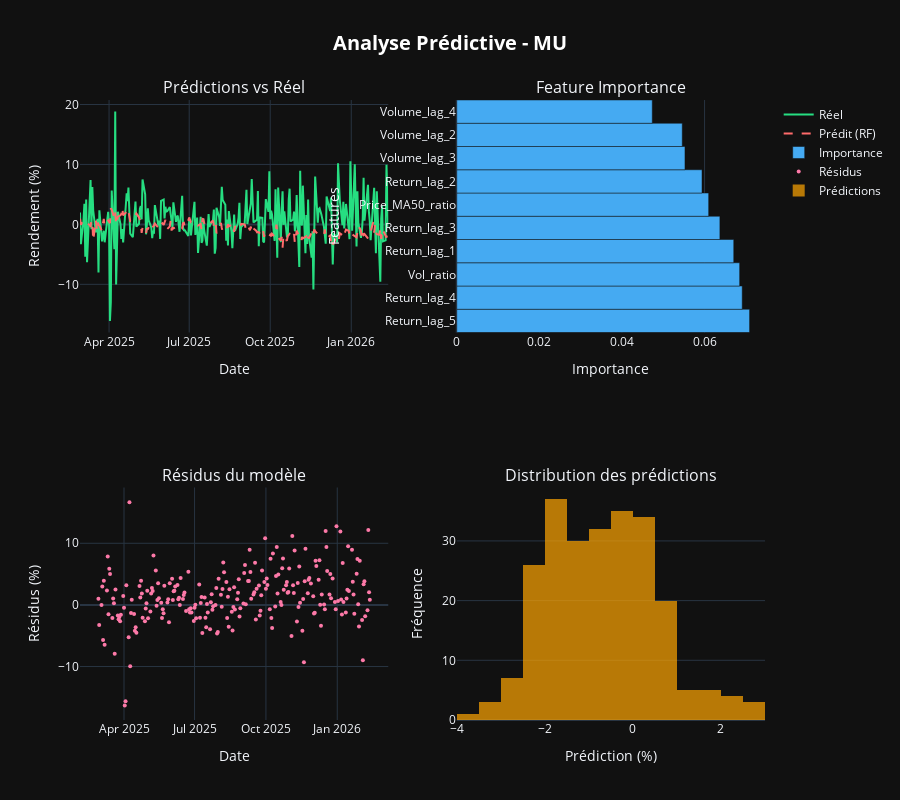

Notebook code cell kept with this figure:
### Code cell
# Visualisation des prédictions
fig_pred = make_subplots(
    rows=2, cols=2,
    subplot_titles=('Prédictions vs Réel', 'Feature Importance', 
                   'Résidus du modèle', 'Distribution des prédictions'),
    specs=[[{"rowspan": 1}, {"type": "bar"}],
           [{"type": "scatter"}, {"type": "histogram"}]]
)

# Prédictions vs réel
test_dates = test_data.index
fig_pred.add_trace(
    go.Scatter(x=test_dates, y=y_test*100, name='Réel', 
               line=dict(color='#26de81', width=2)),
    row=1, col=1
)

fig_pred.add_trace(
    go.Scatter(x=test_dates, y=rf_pred*100, name='Prédit (RF)',
               line=dict(color='#ff6b6b', width=2, dash='dash')),
    row=1, col=1
)

# Feature importance
top_features = feature_importance.head(10)
fig_pred.add_trace(
    go.Bar(x=top_features['importance'], y=top_features['feature'],
           name='Importance', marker_color='#45aaf2',
           orientation='h'),
    row=1, col=2
)

# Résidus
residuals = y_test - rf_pred
fig_pred.add_trace(
    go.Scatter(x=test_dates, y=residuals*100, mode='markers',
               name='Résidus', marker=dict(color='#fd79a8', size=4)),
    row=2, col=1
)

# Distribution des prédictions
fig_pred.add_trace(
    go.Histogram(x=rf_pred*100, nbinsx=30, name='Prédictions',
                marker_color='#ffa502', opacity=0.7),
    row=2, col=2
)

# Configuration
fig_pred.update_layout(
    title=dict(
        text=f'<b>Analyse Prédictive - {ticker}</b>',
        x=0.5,
        font=dict(size=20, color='white')
    ),
    template='plotly_dark',
    height=800,
    showlegend=True
)

# Labels des axes
fig_pred.update_xaxes(title_text="Date", row=1, col=1)
fig_pred.update_yaxes(title_text="Rendement (%)", row=1, col=1)

fig_pred.update_xaxes(title_text="Importance", row=1, col=2)
fig_pred.update_yaxes(title_text="Features", row=1, col=2)

fig_pred.update_xaxes(title_text="Date", row=2, col=1)
fig_pred.update_yaxes(title_text="Résidus (%)", row=2, col=1)

fig_pred.update_xaxes(title_text="Prédiction (%)", row=2, col=2)
fig_pred.update_yaxes(title_text="Fréquence", row=2, col=2)

fig_pred.show()

# Prédiction pour les prochains jours
latest_features = ml_data[feature_columns].iloc[-1:].dropna(axis=1)
if not latest_features.empty:
    # S'assurer que les features correspondent
    common_features = [col for col in feature_columns if col in latest_features.columns]
    latest_X = latest_features[common_features]
    
    if len(latest_X.columns) > 0:
        next_day_pred = rf_model.predict(latest_X.values.reshape(1, -1))[0]
        
        print(f"\n🔮 Prédiction pour le prochain jour de trading:")
        print(f"📈 Rendement prédit: {next_day_pred*100:.2f}%")
        
        confidence_level = "FORTE" if abs(next_day_pred) > 0.02 else "MODÉRÉE" if abs(next_day_pred) > 0.01 else "FAIBLE"
        direction = "HAUSSIÈRE 📈" if next_day_pred > 0 else "BAISSIÈRE 📉"
        
        print(f"🎯 Direction: {direction}")
        print(f"🎯 Confiance: {confidence_level}")
        
        # Prix cible estimé
        current_price = df['Close'].iloc[-1]
        target_price = current_price * (1 + next_day_pred)
        print(f"💰 Prix cible estimé: ${target_price:.2f}")
    else:
        print("⚠️ Impossible de faire une prédiction - données insuffisantes")
else:
    print("⚠️ Impossible de faire une prédiction - données manquantes")

### Figure 1 — Plotly figure (JSON) as saved in the notebook; plotly's stock layout.template omitted (floating-point values rounded to 4 significant figures; data arrays with more than 128 entries replaced by an {"elided": "..."} marker saying what was removed)
{"data": [{"line": {"color": "#26de81", "width": 2}, "name": "Réel", "type": "scatter", "x": {"elided": "242 str values"}, "xaxis": "x", "y": {"elided": "242 float values"}, "yaxis": "y"}, {"line": {"color": "#ff6b6b", "dash": "dash", "width": 2}, "name": "Prédit (RF)", "type": "scatter", "x": {"elided": "242 str values"}, "xaxis": "x", "y": {"elided": "242 float values"}, "yaxis": "y"}, {"marker": {"color": "#45aaf2"}, "name": "Importance", "orientation": "h", "type": "bar", "x": [0.07091, 0.06912, 0.0685, 0.06707, 0.06372, 0.061, 0.05939, 0.05526, 0.0546, 0.04734], "xaxis": "x2", "y": ["Return_lag_5", "Return_lag_4", "Vol_ratio", "Return_lag_1", "Return_lag_3", "Price_MA50_ratio", "Return_lag_2", "Volume_lag_3", "Volume_lag_2", "Volume_lag_4"], "yaxis": "y2"}, {"marker": {"color": "#fd79a8", "size": 4}, "mode": "markers", "name": "Résidus", "type": "scatter", "x": {"elided": "242 str values"}, "xaxis": "x3", "y": {"elided": "242 float values"}, "yaxis": "y3"}, {"marker": {"color": "#ffa502"}, "name": "Prédictions", "nbinsx": 30, "opacity": 0.7, "type": "histogram", "x": {"elided": "242 float values"}, "xaxis": "x4", "yaxis": "y4"}], "layout": {"annotations": [{"font": {"size": 16}, "showarrow": false, "text": "Prédictions vs Réel", "x": 0.225, "xanchor": "center", "xref": "paper", "y": 1, "yanchor": "bottom", "yref": "paper"}, {"font": {"size": 16}, "showarrow": false, "text": "Feature Importance", "x": 0.775, "xanchor": "center", "xref": "paper", "y": 1, "yanchor": "bottom", "yref": "paper"}, {"font": {"size": 16}, "showarrow": false, "text": "Résidus du modèle", "x": 0.225, "xanchor": "center", "xref": "paper", "y": 0.375, "yanchor": "bottom", "yref": "paper"}, {"font": {"size": 16}, "showarrow": false, "text": "Distribution des prédictions", "x": 0.775, "xanchor": "center", "xref": "paper", "y": 0.375, "yanchor": "bottom", "yref": "paper"}], "height": 800, "showlegend": true, "title": {"font": {"color": "white", "size": 20}, "text": "<b>Analyse Prédictive - MU</b>", "x": 0.5}, "xaxis": {"anchor": "y", "domain": [0, 0.45], "title": {"text": "Date"}}, "xaxis2": {"anchor": "y2", "domain": [0.55, 1], "title": {"text": "Importance"}}, "xaxis3": {"anchor": "y3", "domain": [0, 0.45], "title": {"text": "Date"}}, "xaxis4": {"anchor": "y4", "domain": [0.55, 1], "title": {"text": "Prédiction (%)"}}, "yaxis": {"anchor": "x", "domain": [0.625, 1], "title": {"text": "Rendement (%)"}}, "yaxis2": {"anchor": "x2", "domain": [0.625, 1], "title": {"text": "Features"}}, "yaxis3": {"anchor": "x3", "domain": [0, 0.375], "title": {"text": "Résidus (%)"}}, "yaxis4": {"anchor": "x4", "domain": [0, 0.375], "title": {"text": "Fréquence"}}}}
